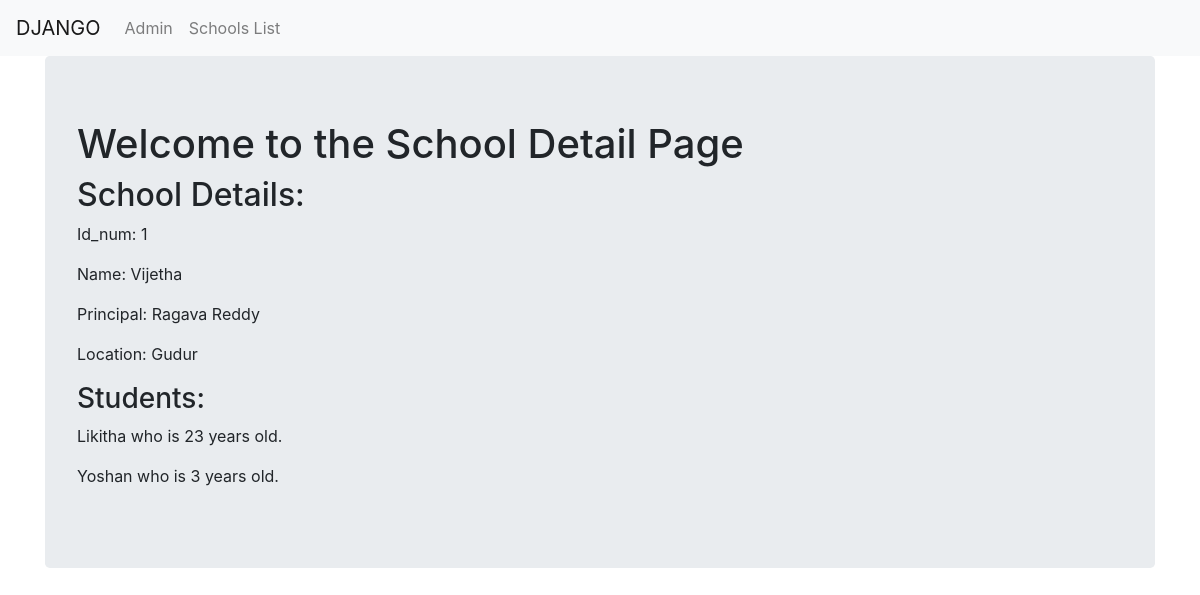
Screenshot of /first_app/detail_view/1/ with the database file from the repository.
### first_app/models.py (models this page shows, shortened)
class Schools(models.Model):
    school_name = models.CharField(max_length=256)
    principal_name = models.CharField(max_length=256)
    location = models.CharField(max_length=256)

class Students(models.Model):
    student_name = models.CharField(max_length=256)
    age = models.PositiveIntegerField()
    school_name = models.ForeignKey(Schools,related_name='students',on_delete=models.CASCADE)

### first_app/views.py (the view)
# urls.py: url(r'^detail_view/(?P<pk>\d+)/$', views.SchoolDetailView.as_view(),name='school_detail'),#passing key here
class SchoolDetailView(DetailView):
    context_object_name = "school_details" #should be used as variable containing all the data
    model = models.Schools
    template_name = 'first_app/school_detail_view.html'

### first_app/templates/first_app/school_detail_view.html
{% extends "first_app/basic_app_base.html" %}
{% block html_block%}
  <div class="jumbotron">
    <h1>Welcome to the School Detail Page</h1>
    <h2>School Details:</h2>
    <p>Id_num: {{school_details.id}}</p>
    <p>Name: {{school_details.school_name}}</p>
    <p>Principal: {{school_details.principal_name}}</p>
    <p>Location: {{school_details.location}}</p>
    <h3>Students:</h3>
      {% for student in school_details.students.all %}
        <p>{{student.student_name}} who is {{student.age}} years old.</p>
      {% endfor %}
  	</div>
{% endblock %}

### rows the page displays
Schools: id "1", school_name "Vijetha", principal_name "Ragava Reddy", location "Gudur"
Students: student_name "Likitha", age "23"
Students: student_name "Yoshan", age "3"
